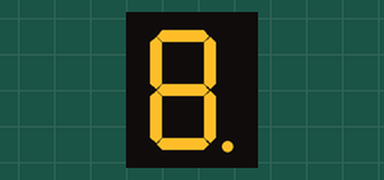
The sketch below on a simulated Arduino Uno, built with avr-gcc and run on an emulated ATmega328P. On the bench: 1-digit seven-segment display. Wiring (from diagram.json): 1-digit 7-segment display, segments lit when LOW: segments pin 2, pin 3, pin 4, pin 5, pin 6, pin 7, pin 8, pin 9. The segment pins are drawn as the display they are named for.

Above: at 0.1 s.
At 1.1 s:
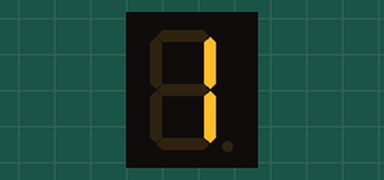
At 2.1 s:
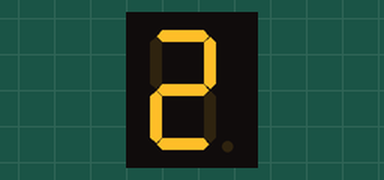
At 3.1 s:
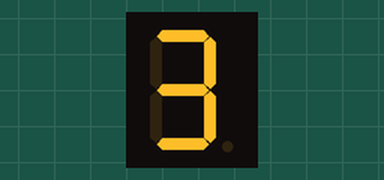

The sketch:

main.ino
```cpp
/**
  Use one digit 7-segment display to make a counter
  7 APR 2025 by Blind Author
*/

const int segA = 2;
const int segB = 3;
const int segC = 4;
const int segD = 5;
const int segE = 6;
const int segF = 7;
const int segG = 8;
const int segDP = 9;

unsigned long startTime;

void setup() {
    pinMode(segA, OUTPUT);
    pinMode(segB, OUTPUT);
    pinMode(segC, OUTPUT);
    pinMode(segD, OUTPUT);
    pinMode(segE, OUTPUT);
    pinMode(segF, OUTPUT);
    pinMode(segG, OUTPUT);
    pinMode(segDP, OUTPUT);

    startTime = millis();
}

void loop() {
    unsigned long currentTime = millis() - startTime;

    if (currentTime >= 1000 && currentTime < 2000) {
        digitalWrite(segA, HIGH);
        digitalWrite(segB, LOW);
        digitalWrite(segC, LOW);
        digitalWrite(segD, HIGH);
        digitalWrite(segE, HIGH);
        digitalWrite(segF, HIGH);
        digitalWrite(segG, HIGH);
        digitalWrite(segDP, HIGH);
    } else if (currentTime >= 2000 && currentTime < 3000) {
        digitalWrite(segA, LOW);
        digitalWrite(segB, LOW);
        digitalWrite(segC, HIGH);
        digitalWrite(segD, LOW);
        digitalWrite(segE, LOW);
        digitalWrite(segF, HIGH);
        digitalWrite(segG, LOW);
        digitalWrite(segDP, HIGH);
    } else if (currentTime >= 3000 && currentTime < 4000) {
        digitalWrite(segA, LOW);
        digitalWrite(segB, LOW);
        digitalWrite(segC, LOW);
        digitalWrite(segD, LOW);
        digitalWrite(segE, HIGH);
        digitalWrite(segF, HIGH);
        digitalWrite(segG, LOW);
        digitalWrite(segDP, HIGH);
    }
}
```

Measured:
- what the display in image 1 shows lasts 1.0 s, from 1.0 s to 2.0 s
